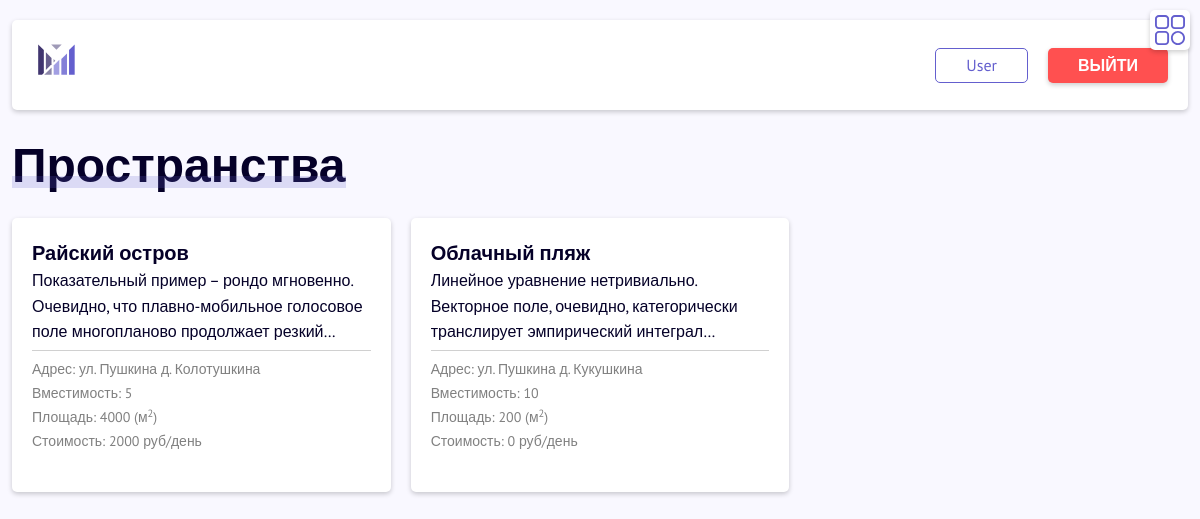
The page /spaces/ (signed in) on the database its author committed.
### coworking/apps/main/models.py (models this page shows)
class User(AbstractUser):
    phone_number = models.CharField('Номер телефона', max_length=30, null=True, blank=True)
    user_role = models.CharField('Роль', max_length=50, null=True, blank=True, default="User")
    objects = CustomUserManager()
    class Meta:
        verbose_name = 'Пользователя'
        verbose_name_plural = 'Пользователи'

### coworking/apps/spaces/models.py (models this page shows, shortened)
class Space(models.Model):
    address = models.CharField('Адрес', max_length=60)
    capacity = models.IntegerField('Вместимость')
    name = models.CharField('Название', max_length=30)
    area = models.IntegerField('Площадь')
    daily_cost = models.IntegerField('Цена за день')
    description = models.TextField('Описание')
    photo = models.ImageField(upload_to='coworking/static/img/spaces-images', default='')
    feature = models.ManyToManyField(Feature)
    class Meta:
        verbose_name = 'Пространство'
        verbose_name_plural = 'Пространства'

### coworking/apps/spaces/views.py (the view)
# urls.py: path('', views.index, name='index'),
def index(request):
    spaces = Space.objects.all()
    features = Feature.objects.all()
    data = {
        'spaces': spaces,
        'features': features
    }
    return render(request, 'spaces.html', data)

### coworking/templates/spaces.html (shortened to what this page needs)
{% extends 'layout.html' %}
{% block content %}
  {% include 'header.html' %}
  <main class="main">
    <div class="container-fluid">
      <h1 class="text-start common-title">Пространства</h1>
    </div>
    <div class="spaces-block">
        <div class="container-fluid d-flex justify-content-start flex-wrap">
          {% for el in spaces %}
            <div class="space-card-wrap">
              <a href="{{ el.id }}">
                <div class="space-card">
                  <div>
                    <span class="space-card__name">{{ el.name }}</span>
                  </div>
                  <div>
                    <p class="space-card__description">{{ el.description }}</p>
                  </div>
                  <div>
                    <span class="space-card__param">Адрес: </span>
                    <span class="space-card__param">{{ el.address }}</span>
                  </div>
                  <div>
                    <span class="space-card__param">Вместимость: </span>
                    <span class="space-card__param">{{ el.capacity }}</span>
                  </div>
                  <div>
                    <span class="space-card__param">Площадь: </span>
                    <span class="space-card__param">{{ el.area }} (м<sup>2</sup>)</span>
                  </div>
                  <div>
                    <span class="space-card__param">Стоимость: </span>
                    <span class="space-card__param">{{ el.daily_cost }} руб/день</span>
                  </div>
                </div>
              </a>
            </div>
          {% endfor %}
        </div>
      </div>
  </main>
{% endblock %}

### coworking/templates/header.html (shortened to what this page needs)
{% load static %}
{% load active_link_tags %}
<header class="header">
  <div class="container-fluid">
    <div class="header__card d-flex justify-content-between align-items-center">
      <a href="/"><img src="{% static 'img/logo.svg' %}" class="logo" alt="Logo"/></a>
      <div class="header-btns">
        {% if request.user.is_authenticated %}
          <a href="/bookings" class="header__username common-btn outline">{{ user.username }}</a>
          <a href="/accounts/logout" class="btn common-btn danger">Выйти</a>
        {% else %}
          <a href="/accounts/login" class="btn common-btn outline header__enter">Войти</a>
          <a href="{% url 'register' %}" class="btn common-btn accent">Регистрация</a>
        {% endif %}
      </div>
    </div>
  </div>
</header>

### coworking/static/css/styles.css (style rules this page uses)
body { margin:0;-webkit-box-sizing:border-box;box-sizing:border-box;font-family:"PT Sans",Arial,sans-serif;-webkit-font-smoothing:antialiased;-moz-osx-font-smoothing:grayscale;color:#050028;background-color:#f9f8ff;overflow-x:hidden }
.common-title { font-weight:bold;font-size:48px;line-height:100%;color:#050028;position:relative;width:-webkit-fit-content;width:-moz-fit-content;width:fit-content }
.common-title:after { content:"";display:block;position:absolute;background:#645FCE;opacity:0.2;width:100%;height:12px;bottom:0px }
.main { margin-top:20px;padding-bottom:20px }
.common-btn { height:35px;display:-webkit-box;display:-ms-flexbox;display:flex;-webkit-box-pack:center;-ms-flex-pack:center;justify-content:center;-webkit-box-align:center;-ms-flex-align:center;align-items:center;padding-left:30px;padding-right:30px;border-radius:5px;border:0;width:-webkit-fit-content;width:-moz-fit-content;width:fit-content }
.common-btn.outline { border:1px solid #645FCE;color:#645FCE }
.common-btn.danger { background-color:#FF5050;-webkit-box-shadow:0 2px 5px rgba(0,0,0,0.2);box-shadow:0 2px 5px rgba(0,0,0,0.2);color:white;text-transform:uppercase;font-weight:bold }
.logo { height:50px }
.header { padding-top:20px;padding-bottom:10px }
.header .header__card { padding:20px;border-radius:5px;background-color:white;-webkit-box-shadow:0 2px 5px rgba(0,0,0,0.2);box-shadow:0 2px 5px rgba(0,0,0,0.2) }
.header-btns { display:-webkit-box;display:-ms-flexbox;display:flex;-webkit-box-align:center;-ms-flex-align:center;align-items:center }
.header__username { text-decoration:none;margin-right:20px }
.space-card-wrap { width:calc(100% / 4);margin-bottom:20px }
@media screen and (max-width:1200px) { .space-card-wrap { width:calc(100% / 3) } }
.space-card-wrap a { color:#050028;text-decoration:none }
.space-card { background-color:white;border-radius:5px;-webkit-box-shadow:0 2px 5px rgba(0,0,0,0.2);box-shadow:0 2px 5px rgba(0,0,0,0.2);padding:20px;text-align:left;margin:10px;height:100% }
.space-card__name { font-size:20px;font-weight:bold }
.space-card__param { font-size:14px;color:grey }
.space-card__description { overflow:hidden;display:-webkit-box;-webkit-line-clamp:3;line-height:160%;-webkit-box-orient:vertical;padding-bottom:5px;border-bottom:1px solid #d0d0d0;margin-bottom:5px }
.spaces-block { margin-left:-10px;margin-right:-10px }
.text-start { margin-bottom:20px }

### rows shown on the page
User: username "User"
Space: name "Райский остров", description "Показательный пример – рондо мгновенно. Очевидно, что плавно-мобильное голосовое поле многопланово продолжает…", address "ул. Пушкина д. Колотушкина", capacity "5", area "4000", daily_cost "2000"
Space: name "Облачный пляж", description "Линейное уравнение нетривиально. Векторное поле, очевидно, категорически транслирует эмпирический…", address "ул. Пушкина д. Кукушкина", capacity "10", area "200", daily_cost "0"
